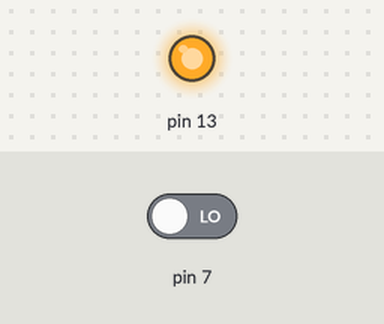
A sketch run on a simulated Arduino Uno, built with avr-gcc and run on an emulated ATmega328P. Parts: output pins drawn as LEDs (lit = HIGH). Inputs (shaded band) come from the test bench; at power-on: pin 7 LOW.

Above: at 1.2 s.
1.3 s: pin 7 driven HIGH
At 2.1 s:
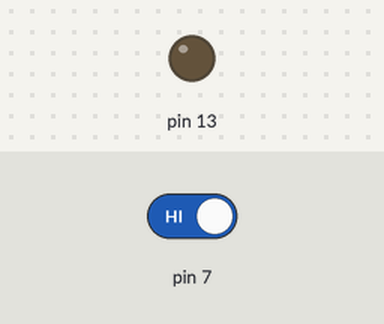
2.8 s: pin 7 driven LOW
At 3.3 s:
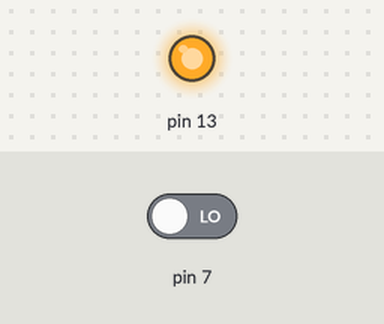
Timing chart, 0 to 5.8 s (numbered marks = the images above; inputs shaded):
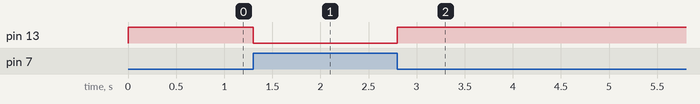

The sketch:

ledWithButton.ino
```cpp
void setup() {
  pinMode(13, OUTPUT);
  pinMode(7, INPUT);
}

void loop() {
  int value = digitalRead(7);
  value = !value;
  digitalWrite(13, value);
}
```

Measured:
- after the input at 1.3 s, pin 13: HIGH → LOW at once
- after the input at 2.8 s, pin 13: LOW → HIGH at once
